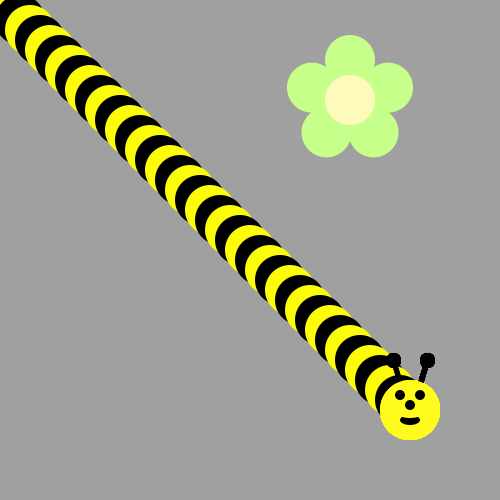
Frame 1 (no input)
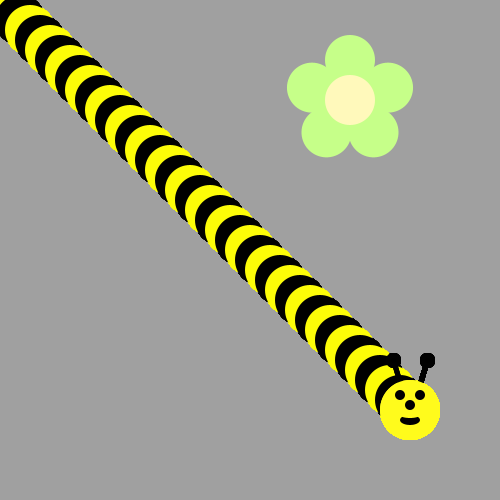
Frame 60 (the mouse pressed at the canvas centre just before this capture)
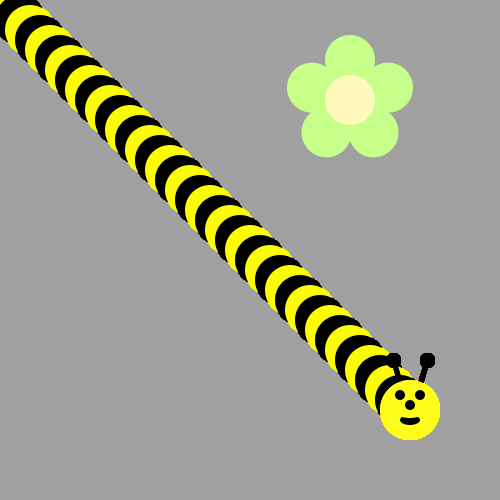
Frame 120 (the mouse held since frame 60 and released just before this capture)

The Processing sketch that drew these frames (run headless with seeded random() and noise(); from frame 60 on, the mouse is pressed at the canvas centre):

// Processing sketch: bumble_bee
// ── bumble_bee.pde

void setup() {
     ellipseMode(CENTER);
     size(500, 500);
     background(160, 160, 160);
     drawFlower(350, 100);
}

void draw() {
  
// First run the program and you should see a flower.  
  
  
/* Then, use a loop to make a body for the Bee! 
(see the image on the recipe, it's a diagonal line of circles)
Use modulo to make the colors alternate between yellow and black
*/
for(int i=1;i<42;i++){
  if (i%2==0){
    int m = i*10;
    fill(0,0,0);
    ellipse(m,m,50,50);
  }
  else{
    int m = i*10;
    fill(#FCFC08);
    ellipse(m,m,50,50);
  }
  drawBeeFace(410,410);
}


/*
Now put his head on using drawBeeFace(x,y)
*/

}

/**************   Use these methods but  DON'T CHANGE THE CODE BELOW  **************/

void drawFlower(int x, int y) {
     noStroke();
     translate(x, y);
     // draw 5 petals, rotating after each one
     fill(#c6ff89);      // green
      for (int i = 0; i < 5; i++) {
           ellipse(0, -40, 50, 50);
          rotate(radians(72));
     }
     fill(#fff9bb); // light yellow
     ellipse(0, 0, 50, 50);
} 
void drawBeeFace(int BeeFaceX, int BeeFaceY) {
     noStroke();
     fill(0, 0, 0);
     stroke(1);
     strokeWeight(5);
     line(BeeFaceX-10, BeeFaceY-27, BeeFaceX-17, BeeFaceY-50);
     line(BeeFaceX+10, BeeFaceY-27, BeeFaceX+17, BeeFaceY-50);
     ellipse(BeeFaceX-17, BeeFaceY-50, 10, 10);
     ellipse(BeeFaceX+17, BeeFaceY-50, 10, 10);
     noStroke();
     fill(255, 251, 28);
     ellipse(BeeFaceX, BeeFaceY, 60, 60); // face
     fill(255, 237, 209);
     fill(0,0,0);
      ellipse(BeeFaceX-10, BeeFaceY-15, 10, 10); // eyes
     ellipse(BeeFaceX+10, BeeFaceY-15, 10, 10);
      ellipse(BeeFaceX, BeeFaceY-5, 10, 10); // nose
      ellipse(BeeFaceX, BeeFaceY+10, 20, 10);// mouth
     fill(255, 251, 28);
     ellipse(BeeFaceX, BeeFaceY+5, 20, 6);
}
